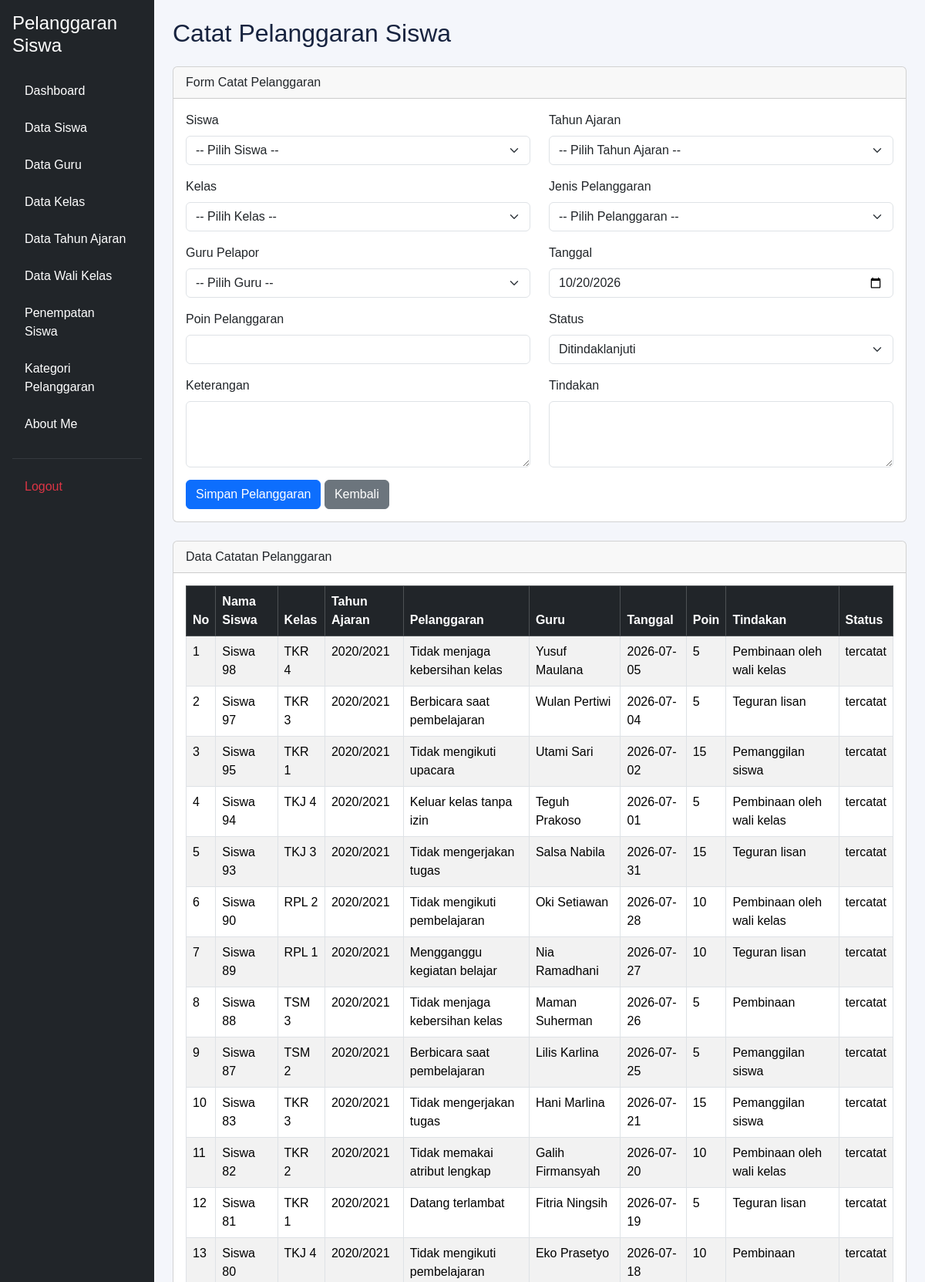
/catat_pelanggaran.php (signed in, upper part), run on the app's committed database.
### tables this page shows
CREATE TABLE `t_pelanggaran_siswa` (
  `id` int(11) NOT NULL,
  `tahun_ajaran_id` int(11) DEFAULT NULL,
  `siswa_id` int(11) DEFAULT NULL,
  `nama_siswa` varchar(150) NOT NULL,
  `kelas_id` int(11) DEFAULT NULL,
  `nama_kelas` varchar(100) NOT NULL,
  `pelanggaran_id` int(11) DEFAULT NULL,
  `nama_pelanggaran` varchar(150) NOT NULL,
  `pelanggaran_kategori_id` int(11) DEFAULT NULL,
  `guru_id` int(11) DEFAULT NULL,
  `nama_guru` varchar(150) NOT NULL,
  `tanggal` date DEFAULT NULL,
  `keterangan` text NOT NULL,
  `poin` int(11) NOT NULL,
  `tindakan` text NOT NULL,
  `status` varchar(30) NOT NULL,
  `created_at` timestamp NOT NULL DEFAULT current_timestamp(),
  `updated_at` timestamp NOT NULL DEFAULT current_timestamp()
);

CREATE TABLE `t_tahun_ajaran` (
  `id` int(11) NOT NULL,
  `nama` varchar(20) DEFAULT NULL,
  `tanggal_mulai` date NOT NULL,
  `tanggal_selesai` date NOT NULL,
  `status_aktif` tinyint(1) NOT NULL,
  `created_at` timestamp NOT NULL DEFAULT current_timestamp(),
  `updated_at` timestamp NOT NULL DEFAULT current_timestamp()
);

### catat_pelanggaran.php (the view, shortened to what this page needs)
<?php
include 'config/koneksi.php';
$sql = "SELECT
            ps.*,
            ta.nama AS tahun_ajaran,
            s.nis,
            k.tingkat,
            k.jurusan
        FROM t_pelanggaran_siswa ps
        LEFT JOIN t_tahun_ajaran ta
            ON ps.tahun_ajaran_id = ta.id
        LEFT JOIN t_siswa s
            ON ps.siswa_id = s.id
        LEFT JOIN t_kelas k
            ON ps.kelas_id = k.id
        ORDER BY ps.id DESC";
$hasil = mysqli_query($koneksi, $sql);
?>
<!DOCTYPE html>
<html lang="id">
<head>
    <link href="https://cdn.jsdelivr.net/npm/bootstrap@5.3.8/dist/css/bootstrap.min.css"
          rel="stylesheet">
</head>
<body>
<div class="container-fluid">
    <div class="row">
        <?php include 'layout/sidebar.php'; ?>
        <main class="col-md-9 col-lg-10 p-4">
            <h2 class="mb-4">Catat Pelanggaran Siswa</h2>
            <div class="card mb-4">
                <div class="card-header">
                    Form Catat Pelanggaran
                </div>
                <div class="card-body">
                    <form action="proses_simpan_pelanggaran.php"
                          method="POST">
                        <div class="row">
                            <div class="col-md-6 mb-3">
                                <label class="form-label">Siswa</label>
                                <select name="siswa_id"
                                        class="form-select" required>
                                    <option value="">-- Pilih Siswa --</option>
                                </select>
                            </div>
                            <div class="col-md-6 mb-3">
                                <label class="form-label">Tahun Ajaran</label>
                                <select name="tahun_ajaran_id"
                                        class="form-select" required>
                                    <option value="">-- Pilih Tahun Ajaran --</option>
                                </select>
                            </div>
                            <div class="col-md-6 mb-3">
                                <label class="form-label">Kelas</label>
                                <select name="kelas_id"
                                        class="form-select" required>
                                    <option value="">-- Pilih Kelas --</option>
                                </select>
                            </div>
                            <div class="col-md-6 mb-3">
                                <label class="form-label">Jenis Pelanggaran</label>
                                <select name="pelanggaran_id"
                                        id="pelanggaran"
                                        class="form-select" required>
                                    <option value="">-- Pilih Pelanggaran --</option>
                                </select>
                            </div>
                            <div class="col-md-6 mb-3">
                                <label class="form-label">Guru Pelapor</label>
                                <select name="guru_id"
                                        class="form-select" required>
                                    <option value="">-- Pilih Guru --</option>
                                </select>
                            </div>
                            <div class="col-md-6 mb-3">
                                <label class="form-label">Tanggal</label>
                                <input type="date" name="tanggal"
                                       class="form-control"
                                       value="<?php echo date('Y-m-d'); ?>"
                                       required>
                            </div>
                            <div class="col-md-6 mb-3">
                                <label class="form-label">Poin Pelanggaran</label>
                                <input type="number" name="poin"
                                       id="poin" class="form-control"
                                       min="0" required>
                            </div>
                            <div class="col-md-6 mb-3">
                                <label class="form-label">Status</label>
                                <select name="status"
                                        class="form-select" required>
                                    <option value="Ditindaklanjuti">
                                        Ditindaklanjuti
                                    </option>
                                </select>
                            </div>
                            <div class="col-md-6 mb-3">
                                <label class="form-label">Keterangan</label>
                                <textarea name="keterangan"
                                          class="form-control"
                                          rows="3"></textarea>
                            </div>
                            <div class="col-md-6 mb-3">
                                <label class="form-label">Tindakan</label>
                                <textarea name="tindakan"
                                          class="form-control"
                                          rows="3"></textarea>
                            </div>
                        </div>
                        <button type="submit" class="btn btn-primary">
                            Simpan Pelanggaran
                        </button>
                        <a href="dashboard.php"
                           class="btn btn-secondary">Kembali</a>
                    </form>
                </div>
            </div>
            <div class="card">
                <div class="card-header">
                    Data Catatan Pelanggaran
                </div>
                <div class="card-body">
                    <div class="table-responsive">
                        <table class="table table-bordered table-striped">
                            <thead class="table-dark">
                                <tr>
                                    <th>No</th>
                                    <th>Nama Siswa</th>
                                    <th>Kelas</th>
                                    <th>Tahun Ajaran</th>
                                    <th>Pelanggaran</th>
                                    <th>Guru</th>
                                    <th>Tanggal</th>
                                    <th>Poin</th>
                                    <th>Tindakan</th>
                                    <th>Status</th>
                                </tr>
                            </thead>
                            <tbody>
                            <?php $no = 1; ?>
                            <?php while ($row = mysqli_fetch_assoc($hasil)) { ?>
                                <tr>
                                    <td><?php echo $no++; ?></td>
                                    <td><?php echo htmlspecialchars($row['nama_siswa']); ?></td>
                                    <td><?php echo htmlspecialchars($row['nama_kelas']); ?></td>
                                    <td><?php echo htmlspecialchars($row['tahun_ajaran']); ?></td>
                                    <td><?php echo htmlspecialchars($row['nama_pelanggaran']); ?></td>
                                    <td><?php echo htmlspecialchars($row['nama_guru']); ?></td>
                                    <td><?php echo htmlspecialchars($row['tanggal']); ?></td>
                                    <td><?php echo (int) $row['poin']; ?></td>
                                    <td><?php echo htmlspecialchars($row['tindakan']); ?></td>
                                    <td><?php echo htmlspecialchars($row['status']); ?></td>
                                </tr>
                            <?php } ?>
                            </tbody>
                        </table>
                    </div>
                </div>
            </div>
        </main>
    </div>
</div>
</body>
</html>

### layout/sidebar.php (shortened to what this page needs)
    <?php
$current_page = basename($_SERVER['PHP_SELF']);
if ($_SESSION['role'] === "admin") {
?>
<link rel="stylesheet" href="style.css">
    <div class="col-md-3 col-lg-2 bg-dark min-vh-100 p-3">
        <h4 class="text-white mb-4">
            Pelanggaran Siswa
        </h4>
        <ul class="nav nav-pills flex-column">
            <li class="nav-item mb-2">
                <a href="dashboard.php"
                   class="nav-link <?= ($current_page == 'dashboard.php') ? 'active' : 'text-white' ?>">
                    Dashboard
                </a>
            </li>
            <li class="nav-item mb-2">
                <a href="kelola_siswa.php"
                   class="nav-link <?= ($current_page == 'kelola_siswa.php') ? 'active' : 'text-white' ?>">
                    Data Siswa
                </a>
            </li>
            <li class="nav-item mb-2">
                <a href="kelola_guru.php"
                   class="nav-link <?= ($current_page == 'kelola_guru.php') ? 'active' : 'text-white' ?>">
                    Data Guru
                </a>
            </li>
            <li class="nav-item mb-2">
                <a href="kelola_kelas.php"
                   class="nav-link <?= ($current_page == 'kelola_kelas.php') ? 'active' : 'text-white' ?>">
                    Data Kelas
                </a>
            </li>
            <li class="nav-item mb-2">
                <a href="kelola_tahun_ajaran.php"
                   class="nav-link <?= ($current_page == 'kelola_tahun_ajaran.php') ? 'active' : 'text-white' ?>">
                    Data Tahun Ajaran
                </a>
            </li>
            <li class="nav-item mb-2">
                <a href="kelola_walikelas.php"
                   class="nav-link <?= ($current_page == 'kelola_walikelas.php') ? 'active' : 'text-white' ?>">
                    Data Wali Kelas
                </a>
            </li>
            <li class="nav-item mb-2">
                <a href="penempatan_siswa.php"
                   class="nav-link <?= ($current_page == 'penempatan_siswa.php') ? 'active' : 'text-white' ?>">
                    Penempatan Siswa
                </a>
            </li>
            <li class="nav-item mb-2">
                <a href="kelola_pelanggaran_kategori.php"
                   class="nav-link <?= ($current_page == 'kelola_pelanggaran_kategori.php') ? 'active' : 'text-white' ?>">
                    Kategori Pelanggaran
                </a>
            </li>
            <li class="nav-item mb-2">
                <a href="about_me.php"
                   class="nav-link <?= ($current_page == 'about_me.php') ? 'active' : 'text-white' ?>">
                    About Me
                </a>
            </li>
            <hr class="text-secondary">
            <li class="nav-item">
                <a href="logout.php" class="nav-link text-danger">
                    Logout
                </a>
            </li>
        </ul>
    </div>
<?php
}
?>

### layout/style.css (style rules this page uses)
:root { --primary: #3659d9; --navy: #17233f; --background: #f4f6fb; --text-muted: #778198; --border: #e8ecf4; }
* { box-sizing: border-box; }
body { margin: 0; font-family: 'Poppins', sans-serif; background: var(--background); color: var(--navy); }

### data on the page
t_pelanggaran_siswa: nama_siswa "Siswa 98", nama_kelas "TKR 4", tahun_ajaran.nama "2020/2021", nama_pelanggaran "Tidak menjaga kebersihan kelas", nama_guru "Yusuf Maulana", tanggal "2026-07-05", poin "5", tindakan "Pembinaan oleh wali kelas", status "tercatat"
t_pelanggaran_siswa: nama_siswa "Siswa 97", nama_kelas "TKR 3", tahun_ajaran.nama "2020/2021", nama_pelanggaran "Berbicara saat pembelajaran", nama_guru "Wulan Pertiwi", tanggal "2026-07-04", poin "5", tindakan "Teguran lisan", status "tercatat"
t_pelanggaran_siswa: nama_siswa "Siswa 95", nama_kelas "TKR 1", tahun_ajaran.nama "2020/2021", nama_pelanggaran "Tidak mengikuti upacara", nama_guru "Utami Sari", tanggal "2026-07-02", poin "15", tindakan "Pemanggilan siswa", status "tercatat"
t_pelanggaran_siswa: nama_siswa "Siswa 94", nama_kelas "TKJ 4", tahun_ajaran.nama "2020/2021", nama_pelanggaran "Keluar kelas tanpa izin", nama_guru "Teguh Prakoso", tanggal "2026-07-01", poin "5", tindakan "Pembinaan oleh wali kelas", status "tercatat"
t_pelanggaran_siswa: nama_siswa "Siswa 93", nama_kelas "TKJ 3", tahun_ajaran.nama "2020/2021", nama_pelanggaran "Tidak mengerjakan tugas", nama_guru "Salsa Nabila", tanggal "2026-07-31", poin "15", tindakan "Teguran lisan", status "tercatat"
t_pelanggaran_siswa: nama_siswa "Siswa 90", nama_kelas "RPL 2", tahun_ajaran.nama "2020/2021", nama_pelanggaran "Tidak mengikuti pembelajaran", nama_guru "Oki Setiawan", tanggal "2026-07-28", poin "10", tindakan "Pembinaan oleh wali kelas", status "tercatat"
t_pelanggaran_siswa: nama_siswa "Siswa 89", nama_kelas "RPL 1", tahun_ajaran.nama "2020/2021", nama_pelanggaran "Mengganggu kegiatan belajar", nama_guru "Nia Ramadhani", tanggal "2026-07-27", poin "10", tindakan "Teguran lisan", status "tercatat"
t_pelanggaran_siswa: nama_siswa "Siswa 88", nama_kelas "TSM 3", tahun_ajaran.nama "2020/2021", nama_pelanggaran "Tidak menjaga kebersihan kelas", nama_guru "Maman Suherman", tanggal "2026-07-26", poin "5", tindakan "Pembinaan", status "tercatat"
t_pelanggaran_siswa: nama_siswa "Siswa 87", nama_kelas "TSM 2", tahun_ajaran.nama "2020/2021", nama_pelanggaran "Berbicara saat pembelajaran", nama_guru "Lilis Karlina", tanggal "2026-07-25", poin "5", tindakan "Pemanggilan siswa", status "tercatat"
t_pelanggaran_siswa: nama_siswa "Siswa 83", nama_kelas "TKR 3", tahun_ajaran.nama "2020/2021", nama_pelanggaran "Tidak mengerjakan tugas", nama_guru "Hani Marlina", tanggal "2026-07-21", poin "15", tindakan "Pemanggilan siswa", status "tercatat"
t_pelanggaran_siswa: nama_siswa "Siswa 82", nama_kelas "TKR 2", tahun_ajaran.nama "2020/2021", nama_pelanggaran "Tidak memakai atribut lengkap", nama_guru "Galih Firmansyah", tanggal "2026-07-20", poin "10", tindakan "Pembinaan oleh wali kelas", status "tercatat"
t_pelanggaran_siswa: nama_siswa "Siswa 81", nama_kelas "TKR 1", tahun_ajaran.nama "2020/2021", nama_pelanggaran "Datang terlambat", nama_guru "Fitria Ningsih", tanggal "2026-07-19", poin "5", tindakan "Teguran lisan", status "tercatat"
t_pelanggaran_siswa: nama_siswa "Siswa 80", nama_kelas "TKJ 4", tahun_ajaran.nama "2020/2021", nama_pelanggaran "Tidak mengikuti pembelajaran", nama_guru "Eko Prasetyo", tanggal "2026-07-18", poin "10", tindakan "Pembinaan", status "tercatat"
